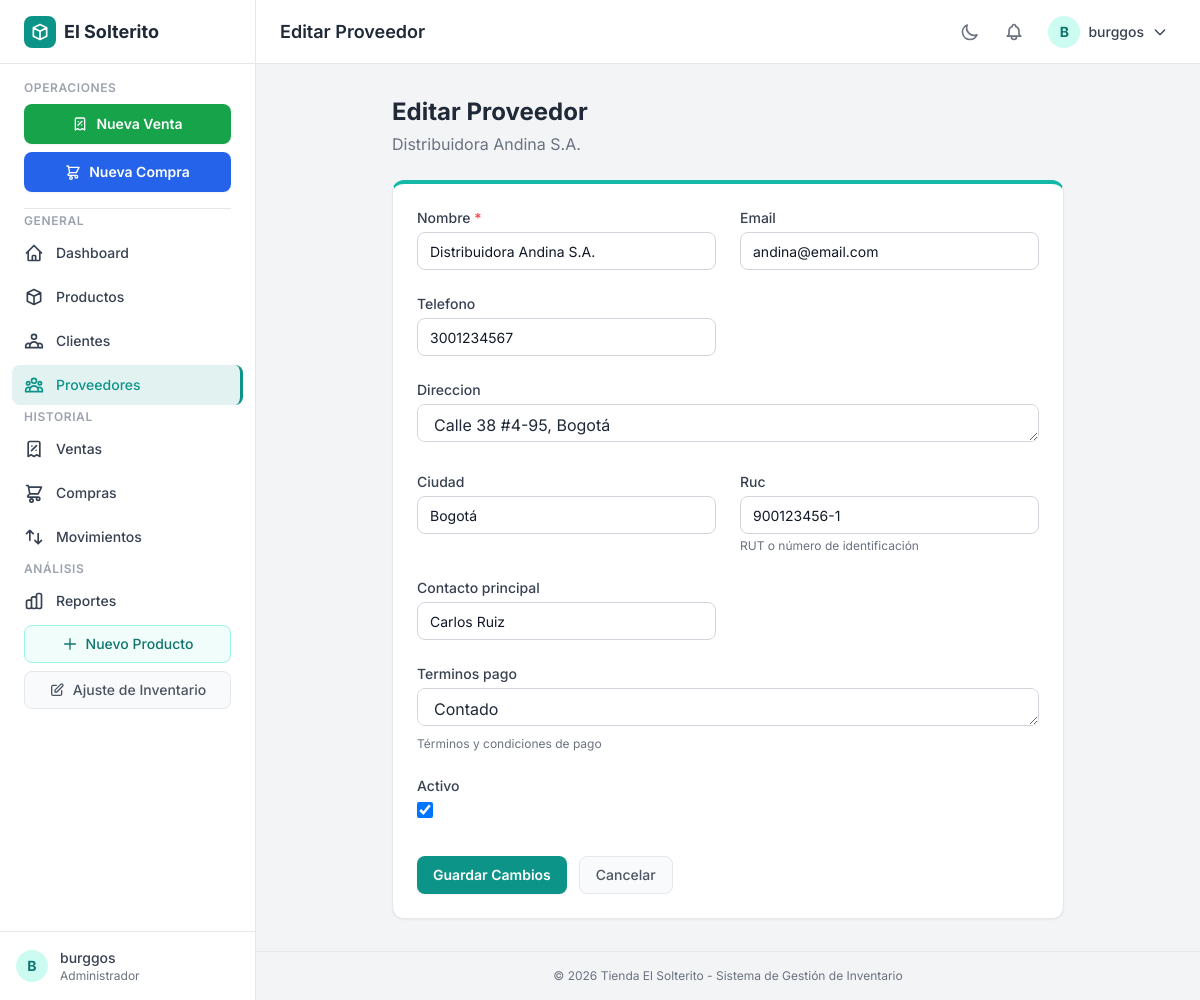
/proveedores/8/editar/ (signed in), run on the app's committed database.
### apps/inventario/models.py (models this page shows, shortened)
class Proveedor(models.Model):
    nombre = models.CharField(max_length=200, unique=True)
    email = models.EmailField(blank=True)
    telefono = models.CharField(max_length=20, blank=True)
    direccion = models.TextField(blank=True)
    ciudad = models.CharField(max_length=100, blank=True)
    ruc = models.CharField(max_length=50, unique=True, blank=True, null=True, help_text="RUT o número de identificación")
    contacto_principal = models.CharField(max_length=100, blank=True)
    terminos_pago = models.TextField(blank=True, help_text="Términos y condiciones de pago")
    activo = models.BooleanField(default=True)
    fecha_creacion = models.DateTimeField(auto_now_add=True)
    fecha_actualizacion = models.DateTimeField(auto_now=True)
    class Meta:
        verbose_name = "Proveedor"
        verbose_name_plural = "Proveedores"
        ordering = ['nombre']

### apps/inventario/views.py (the view)
# urls.py: path('proveedores/<int:pk>/editar/', views.editar_proveedor, name='editar_proveedor'),
@login_required
@role_required(ROLE_ADMIN, ROLE_BODEGUERO)
def editar_proveedor(request, pk):
    proveedor = get_object_or_404(Proveedor, pk=pk)
    if request.method == 'POST':
        form = ProveedorForm(request.POST, instance=proveedor)
        if form.is_valid():
            form.save()
            messages.success(request, 'Proveedor actualizado correctamente.')
            return redirect('inventario:detalle_proveedor', pk=proveedor.pk)
    else:
        form = ProveedorForm(instance=proveedor)
    return render(request, 'inventario/editar_proveedor.html', {'form': form, 'proveedor': proveedor})

### templates/inventario/editar_proveedor.html (shortened to what this page needs)
{% extends 'base.html' %}
{% load static %}
{% block page_title %}Editar Proveedor{% endblock %}
{% block content %}
<div class="max-w-2xl mx-auto">
    <div class="mb-6">
        <h2 class="text-2xl font-bold text-gray-800 dark:text-white">Editar Proveedor</h2>
        <p class="text-gray-500 dark:text-gray-400 mt-1">{{ proveedor.nombre }}</p>
    </div>
    <div class="bg-white dark:bg-gray-800 rounded-xl shadow-sm border border-gray-200 dark:border-gray-700 border-t-4 border-t-teal-500 dark:border-t-teal-700 p-6">
        <form method="post" novalidate>
            <div class="grid grid-cols-1 md:grid-cols-2 gap-6">
                {% for field in form %}
                <div class="w-full {% if field.name == 'direccion' or field.name == 'terminos_pago' %}md:col-span-2{% endif %}">
                    <label for="{{ field.id_for_label }}" class="block text-sm font-medium text-gray-700 dark:text-gray-300 mb-1">
                        {{ field.label }}{% if field.field.required %} <span class="text-red-500">*</span>{% endif %}
                    </label>
                    {{ field }}
                    {% if field.help_text %}<p class="text-gray-500 dark:text-gray-400 text-xs mt-1">{{ field.help_text }}</p>{% endif %}
                </div>
                {% endfor %}
            </div>
            <div class="mt-8 flex flex-col sm:flex-row sm:space-x-3 space-y-3 sm:space-y-0">
                <button type="submit" class="btn-primary">Guardar Cambios</button>
                <a href="{% url 'inventario:detalle_proveedor' proveedor.pk %}" class="btn-secondary">Cancelar</a>
            </div>
        </form>
    </div>
</div>
{% endblock %}

### templates/base.html (shortened to what this page needs)
<!DOCTYPE html>
<html lang="es">
<head>
    <script src="https://cdn.tailwindcss.com"></script>
    {% load static role_tags %}
    <link rel="stylesheet" href="{% static 'css/estilo.css' %}">
</head>
<body class="bg-gray-100 dark:bg-gray-900 text-gray-800 dark:text-gray-200 antialiased">
{% if request.resolver_match.url_name != 'login' %}
<aside id="sidebar" class="fixed top-0 left-0 z-50 h-screen w-64 bg-white dark:bg-gray-800 border-r border-gray-200 dark:border-gray-700 transform -translate-x-full lg:translate-x-0 transition-transform duration-200 flex flex-col">
    <div class="flex items-center h-16 px-6 border-b border-gray-200 dark:border-gray-700 flex-shrink-0">
        <a href="{% url 'inventario:dashboard' %}" class="flex items-center space-x-2">
            <div class="w-8 h-8 bg-teal-600 rounded-lg flex items-center justify-center">
                <svg class="w-5 h-5 text-white" fill="none" stroke="currentColor" viewBox="0 0 24 24"><path stroke-linecap="round" stroke-linejoin="round" stroke-width="2" d="M20 7l-8-4-8 4m16 0l-8 4m8-4v10l-8 4m0-10L4 7m8 4v10M4 7v10l8 4"/></svg>
            </div>
            <span class="text-lg font-bold text-gray-800 dark:text-white">El Solterito</span>
        </a>
    </div>
    <nav class="flex-1 overflow-y-auto scrollbar-hide py-4 px-3 space-y-1">
        <div class="px-3 mb-4 space-y-2">
            <p class="mb-2 text-xs font-semibold text-gray-400 dark:text-gray-500 uppercase tracking-wider">Operaciones</p>
            {% if user|has_any_group:'Administrador,Vendedor' %}
            <a href="{% url 'inventario:venta_rapida' %}" class="flex items-center justify-center w-full px-3 py-2.5 text-sm font-semibold text-white bg-green-600 hover:bg-green-700 rounded-lg transition shadow-sm ">
                <svg class="w-4 h-4 mr-2" fill="none" stroke="currentColor" viewBox="0 0 24 24"><path stroke-linecap="round" stroke-linejoin="round" stroke-width="2" d="M9 14l6-6m-5.5.5h.01m4.99 5h.01M19 21V5a2 2 0 00-2-2H7a2 2 0 00-2 2v16l3.5-2 3.5 2 3.5-2 3.5 2z"/></svg>
                Nueva Venta
            </a>
            {% endif %}
            {% if user|has_any_group:'Administrador,Bodeguero' %}
            <a href="{% url 'inventario:compra_rapida' %}" class="flex items-center justify-center w-full px-3 py-2.5 text-sm font-semibold text-white bg-blue-600 hover:bg-blue-700 rounded-lg transition shadow-sm ">
                <svg class="w-4 h-4 mr-2" fill="none" stroke="currentColor" viewBox="0 0 24 24"><path stroke-linecap="round" stroke-linejoin="round" stroke-width="2" d="M3 3h2l.4 2M7 13h10l4-8H5.4M7 13L5.4 5M7 13l-2.293 2.293c-.63.63-.184 1.707.707 1.707H17m0 0a2 2 0 100 4 2 2 0 000-4zm-8 2a2 2 0 100 4 2 2 0 000-4z"/></svg>
                Nueva Compra
            </a>
            {% endif %}
        </div>
        <hr class="border-gray-200 dark:border-gray-700 mx-3">
        <p class="px-3 mt-3 mb-2 text-xs font-semibold text-gray-400 dark:text-gray-500 uppercase tracking-wider">General</p>
        <a href="{% url 'inventario:dashboard' %}" class="sidebar-link flex items-center px-3 py-2.5 text-sm font-medium text-gray-700 dark:text-gray-300 rounded-lg transition {% if request.resolver_match.url_name == 'dashboard' %}active{% endif %}">
            <svg class="w-5 h-5 mr-3 flex-shrink-0" fill="none" stroke="currentColor" viewBox="0 0 24 24"><path stroke-linecap="round" stroke-linejoin="round" stroke-width="2" d="M3 12l2-2m0 0l7-7 7 7M5 10v10a1 1 0 001 1h3m10-11l2 2m-2-2v10a1 1 0 01-1 1h-3m-6 0a1 1 0 001-1v-4a1 1 0 011-1h2a1 1 0 011 1v4a1 1 0 001 1m-6 0h6"/></svg>
            Dashboard
        </a>
        <a href="{% url 'inventario:lista_productos' %}" class="sidebar-link flex items-center px-3 py-2.5 text-sm font-medium text-gray-700 dark:text-gray-300 rounded-lg transition {% if 'producto' in request.resolver_match.url_name %}active{% endif %}">
            <svg class="w-5 h-5 mr-3 flex-shrink-0" fill="none" stroke="currentColor" viewBox="0 0 24 24"><path stroke-linecap="round" stroke-linejoin="round" stroke-width="2" d="M20 7l-8-4-8 4m16 0l-8 4m8-4v10l-8 4m0-10L4 7m8 4v10M4 7v10l8 4"/></svg>
            Productos
        </a>
        {% if user|has_any_group:'Administrador,Vendedor' %}
        <a href="{% url 'inventario:lista_clientes' %}" class="sidebar-link flex items-center px-3 py-2.5 text-sm font-medium text-gray-700 dark:text-gray-300 rounded-lg transition {% if 'cliente' in request.resolver_match.url_name %}active{% endif %}">
            Clientes
        </a>
        {% endif %}
        {% if user|has_any_group:'Administrador,Bodeguero' %}
        <a href="{% url 'inventario:lista_proveedores' %}" class="sidebar-link flex items-center px-3 py-2.5 text-sm font-medium text-gray-700 dark:text-gray-300 rounded-lg transition {% if 'proveedor' in request.resolver_match.url_name %}active{% endif %}">
            Proveedores
        </a>
        {% endif %}
        <p class="px-3 mt-6 mb-2 text-xs font-semibold text-gray-400 dark:text-gray-500 uppercase tracking-wider">Historial</p>
        {% if user|has_any_group:'Administrador,Vendedor' %}
        <a href="{% url 'inventario:lista_ventas' %}" class="sidebar-link flex items-center px-3 py-2.5 text-sm font-medium text-gray-700 dark:text-gray-300 rounded-lg transition ">
            <svg class="w-5 h-5 mr-3 flex-shrink-0" fill="none" stroke="currentColor" viewBox="0 0 24 24"><path stroke-linecap="round" stroke-linejoin="round" stroke-width="2" d="M9 14l6-6m-5.5.5h.01m4.99 5h.01M19 21V5a2 2 0 00-2-2H7a2 2 0 00-2 2v16l3.5-2 3.5 2 3.5-2 3.5 2z"/></svg>
            Ventas
        </a>
        {% endif %}
        {% if user|has_any_group:'Administrador,Bodeguero' %}
        <a href="{% url 'inventario:lista_compras' %}" class="sidebar-link flex items-center px-3 py-2.5 text-sm font-medium text-gray-700 dark:text-gray-300 rounded-lg transition ">
            Compras
        </a>
        <a href="{% url 'inventario:lista_movimientos' %}" class="sidebar-link flex items-center px-3 py-2.5 text-sm font-medium text-gray-700 dark:text-gray-300 rounded-lg transition {% if 'movimiento' in request.resolver_match.url_name %}active{% endif %}">
            <svg class="w-5 h-5 mr-3 flex-shrink-0" fill="none" stroke="currentColor" viewBox="0 0 24 24"><path stroke-linecap="round" stroke-linejoin="round" stroke-width="2" d="M7 16V4m0 0L3 8m4-4l4 4m6 0v12m0 0l4-4m-4 4l-4-4"/></svg>
            Movimientos
        </a>
        {% endif %}
        {% if user|has_group:'Administrador' %}
        <p class="px-3 mt-6 mb-2 text-xs font-semibold text-gray-400 dark:text-gray-500 uppercase tracking-wider">Análisis</p>
        <a href="{% url 'inventario:reportes' %}" class="sidebar-link flex items-center px-3 py-2.5 text-sm font-medium text-gray-700 dark:text-gray-300 rounded-lg transition {% if request.resolver_match.url_name == 'reportes' %}active{% endif %}">
            Reportes
        </a>
        {% endif %}
        <div class="mt-6 px-3 space-y-2">
            {% if user|has_any_group:'Administrador,Bodeguero' %}
            <a href="{% url 'inventario:crear_producto' %}" class="flex items-center justify-center w-full px-3 py-2 text-sm font-medium text-teal-700 dark:text-teal-300 bg-teal-50 dark:bg-teal-900/30 hover:bg-teal-100 dark:hover:bg-teal-900/50 rounded-lg border border-teal-200 dark:border-teal-800 transition">
                <svg class="w-4 h-4 mr-2" fill="none" stroke="currentColor" viewBox="0 0 24 24"><path stroke-linecap="round" stroke-linejoin="round" stroke-width="2" d="M12 4v16m8-8H4"/></svg>
                Nuevo Producto
            </a>
            {% endif %}
            {% if user|has_group:'Administrador' %}
            <a href="{% url 'inventario:crear_movimiento' %}" class="flex items-center justify-center w-full px-3 py-2 text-sm font-medium text-gray-600 dark:text-gray-400 bg-gray-50 dark:bg-gray-700/50 hover:bg-gray-100 dark:hover:bg-gray-700 rounded-lg border border-gray-200 dark:border-gray-600 transition">
                <svg class="w-4 h-4 mr-2" fill="none" stroke="currentColor" viewBox="0 0 24 24"><path stroke-linecap="round" stroke-linejoin="round" stroke-width="2" d="M11 5H6a2 2 0 00-2 2v11a2 2 0 002 2h11a2 2 0 002-2v-5m-1.414-9.414a2 2 0 112.828 2.828L11.828 15H9v-2.828l8.586-8.586z"/></svg>
                Ajuste de Inventario
            </a>
            {% endif %}
        </div>
    </nav>
    {% if user.is_authenticated %}
    <div class="flex-shrink-0 border-t border-gray-200 dark:border-gray-700 p-4">
        <div class="flex items-center">
            <div class="w-8 h-8 bg-teal-100 dark:bg-teal-900 rounded-full flex items-center justify-center text-teal-700 dark:text-teal-300 font-bold text-sm">
                {{ user.username|make_list|first|upper }}
            </div>
            <div class="ml-3 flex-1 min-w-0">
                <p class="text-sm font-medium text-gray-700 dark:text-gray-300 truncate">{{ user.username }}</p>
                <p class="text-xs text-gray-500 dark:text-gray-400">
                    {% if user|has_group:'Administrador' %}Administrador{% elif user|has_group:'Vendedor' %}Vendedor{% elif user|has_group:'Bodeguero' %}Bodeguero{% else %}Usuario{% endif %}
                </p>
            </div>
        </div>
    </div>
    {% endif %}
</aside>
<div class="lg:ml-64 min-h-screen flex flex-col">
    <header class="bg-white dark:bg-gray-800 border-b border-gray-200 dark:border-gray-700 sticky top-0 z-30 h-16 flex items-center px-4 sm:px-6">
        <div class="flex-1 min-w-0">
            <h1 class="text-lg font-semibold text-gray-800 dark:text-gray-200 truncate">{% block page_title %}Sistema de Inventario{% endblock %}</h1>
        </div>
        <div class="flex items-center space-x-2">
            <button id="theme-toggle" class="btn-icon p-2 rounded-lg" aria-label="Cambiar tema" title="Cambiar tema">
                <svg id="theme-icon-moon" class="w-5 h-5" fill="none" stroke="currentColor" viewBox="0 0 24 24"><path stroke-linecap="round" stroke-linejoin="round" stroke-width="2" d="M20.354 15.354A9 9 0 018.646 3.646 9.003 9.003 0 0012 21a9.003 9.003 0 008.354-5.646z"/></svg>
            </button>
            <button class="btn-icon p-2 rounded-lg relative" aria-label="Notificaciones" title="Notificaciones">
            </button>
            {% if user.is_authenticated %}
            <div class="relative" id="user-dropdown-container">
                <button id="user-dropdown-button" class="flex items-center space-x-2 p-2 rounded-lg text-gray-700 dark:text-gray-300 hover:bg-gray-100 dark:hover:bg-gray-700 transition">
                    <div class="w-8 h-8 bg-teal-100 dark:bg-teal-900 rounded-full flex items-center justify-center text-teal-700 dark:text-teal-300 font-bold text-sm">
                        {{ user.username|make_list|first|upper }}
                    </div>
                    <span class="hidden sm:block text-sm font-medium">{{ user.username }}</span>
                    <svg class="w-4 h-4" fill="none" stroke="currentColor" viewBox="0 0 24 24"><path stroke-linecap="round" stroke-linejoin="round" stroke-width="2" d="M19 9l-7 7-7-7"/></svg>
                </button>
            </div>
            {% else %}
            <a href="{% url 'login' %}" class="px-4 py-2 rounded-lg text-sm font-medium text-white bg-teal-600 hover:bg-teal-700 transition">Iniciar sesión</a>
            {% endif %}
        </div>
    </header>
    <main class="flex-1 p-4 sm:p-6 lg:p-8">
        {% block content %}{% endblock %}
    </main>
    <footer class="border-t border-gray-200 dark:border-gray-700 px-6 py-4">
        <p class="text-center text-xs text-gray-500 dark:text-gray-400">&copy; {% now "Y" %} Tienda El Solterito - Sistema de Gestión de Inventario</p>
    </footer>
</div>
{% endif %}
</body>
</html>

### data on the page
Proveedor: nombre "Distribuidora Andina S.A.", form "Distribuidora Andina S.A." "andina@email.com" "3001234567" "Calle 38 #4-95, Bogotá" "Bogotá" "900123456-1" "Carlos Ruiz" "Contado" "☑"

### other printed values
{{ user.username|make_list|first|upper }} "B"
{{ user.username }} "burggos"
{{ field.label }} "Nombre" "Email" "Telefono" "Direccion" "Ciudad" "Ruc" "Contacto principal" "Terminos pago" "Activo"
{{ field.help_text }} "RUT o número de identificación" "Términos y condiciones de pago"
